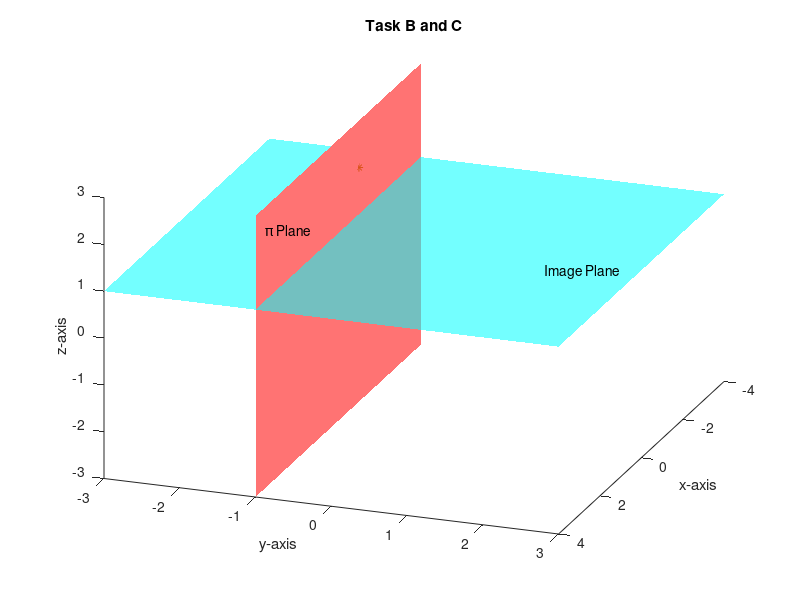

The MATLAB script that drew this image: (Note: this script raises an error after producing the figure.)
%Defining given points
P11 = [-1,-1,2];
P12 = [-1,-1,3];
P21 = [0,-1,2];
P22 = [0,-1,3];
P31 = [1,1,2];
P32 = [1,1,3];

%Defining view point (setting azimuth and elevation)
title('Task B and C');
xlabel('x-axis');
ylabel('y-axis');
zlabel('z-axis');
view([110 30])
hold on

%Defining Pi and Projection (image) Plane
[x,z] = meshgrid(-4:4,-3:3);
pi_plane = @(x,z)0*x+0*z-1;
surf(x,pi_plane(x,z),z, 'FaceColor', 'red', 'FaceAlpha', 0.55, 'EdgeColor', 'none');
text(3.5,-1,2.5,'\pi Plane')

[x,y] = meshgrid(-4:4,-3:3);
proj_plane = @(x,y)0*x+0*y+1;
surf(x,y,proj_plane(x,z), 'FaceColor', 'cyan', 'FaceAlpha', 0.55, 'EdgeColor', 'none');
text(1,2,1.2,'Image Plane')

%Plotting origin 'O'
scatter3(0,0,0)
text(0,0,0,['O (' num2str(0) ',' num2str(0) ',' num2str(0) ')'])

%Plotting P11 projection
scatter3(P11(1),P11(2),P11(3),'*')
Q11 = project_point(P11);
scatter3(Q11(1), Q11(2), Q11(3),'*');
text(P11(1),P11(2),P11(3),['P11 (' num2str(P11(1)) ',' num2str(P11(2)) ',' num2str(P11(3)) ')'])
line([Q11(1),P11(1)],[Q11(2),P11(2)],[Q11(3),P11(3)]);
line([Q11(1),0],[Q11(2),0],[Q11(3),0],'LineStyle', '--');

%Plotting P12 projection
scatter3(P12(1),P12(2),P12(3),'*')
Q12 = project_point(P12);
scatter3(Q12(1), Q12(2), Q12(3),'*');
text(P12(1),P12(2),P12(3),['P12 (' num2str(P12(1)) ',' num2str(P12(2)) ',' num2str(P12(3)) ')'])
line([Q12(1),P12(1)],[Q12(2),P12(2)],[Q12(3),P12(3)]);
line([Q12(1),0],[Q12(2),0],[Q12(3),0],'LineStyle', '--');

%Plotting P21 projection
scatter3(P21(1),P21(2),P21(3),'*')
Q21 = project_point(P21);
scatter3(Q21(1), Q21(2), Q21(3),'*');
text(P21(1),P21(2),P21(3),['P21 (' num2str(P21(1)) ',' num2str(P21(2)) ',' num2str(P21(3)) ')'])
line([Q21(1),P21(1)],[Q21(2),P21(2)],[Q21(3),P21(3)]);
line([Q21(1),0],[Q21(2),0],[Q21(3),0],'LineStyle', '--');

%Plotting P22 projection
scatter3(P22(1),P22(2),P22(3),'*')
Q22 = project_point(P22);
scatter3(Q22(1), Q22(2), Q22(3),'*');
text(P22(1),P22(2),P22(3),['P22 (' num2str(P22(1)) ',' num2str(P22(2)) ',' num2str(P22(3)) ')'])
line([Q22(1),P22(1)],[Q22(2),P22(2)],[Q22(3),P22(3)]);
line([Q22(1),0],[Q22(2),0],[Q22(3),0],'LineStyle', '--');

%Plotting P31 projection
scatter3(P31(1),P31(2),P31(3),'*')
Q31 = project_point(P31);
scatter3(Q31(1), Q31(2), Q31(3),'*');
text(P31(1),P31(2),P31(3),['P31 (' num2str(P31(1)) ',' num2str(P31(2)) ',' num2str(P31(3)) ')'])
line([Q31(1),P31(1)],[Q31(2),P31(2)],[Q31(3),P31(3)]);
line([Q31(1),0],[Q31(2),0],[Q31(3),0],'LineStyle', '--');

%Plotting P32 projection
scatter3(P32(1),P32(2),P32(3),'*')
Q32 = project_point(P32);
scatter3(Q32(1), Q32(2), Q32(3),'*');
text(P32(1),P32(2),P32(3),['P32 (' num2str(P32(1)) ',' num2str(P32(2)) ',' num2str(P32(3)) ')'])
line([Q32(1),P32(1)],[Q32(2),P32(2)],[Q32(3),P32(3)]);
line([Q32(1),0],[Q32(2),0],[Q32(3),0],'LineStyle', '--');

%finding intersection of the projected points
%for L1 and L2
p11=project_point(P11);
p12=project_point(P12);
p21=project_point(P21);
p22=project_point(P22);
Q_1_2 = find_intersection(p11,p12,p21,p22);
scatter3(Q_1_2(1),Q_1_2(2),Q_1_2(3), 'o');
line([Q11(1),Q_1_2(1)],[Q11(2),Q_1_2(2)],[Q11(3),Q_1_2(3)]);
line([Q21(1),Q_1_2(1)],[Q21(2),Q_1_2(2)],[Q21(3),Q_1_2(3)]);

%for L2 and L3
p21=project_point(P21);
p22=project_point(P22);
p31=project_point(P31);
p32=project_point(P32);
Q_2_3 = find_intersection(p21,p22,p31,p32);
scatter3(Q_2_3(1),Q_2_3(2),Q_2_3(3), 'o');
line([Q21(1),Q_2_3(1)],[Q21(2),Q_2_3(2)],[Q21(3),Q_2_3(3)]);
line([Q31(1),Q_2_3(1)],[Q31(2),Q_2_3(2)],[Q31(3),Q_2_3(3)]);


hold off


text(0,0,1,'Q'' (0,0,1)')
%print('-f1','task_BC','-dpng');
